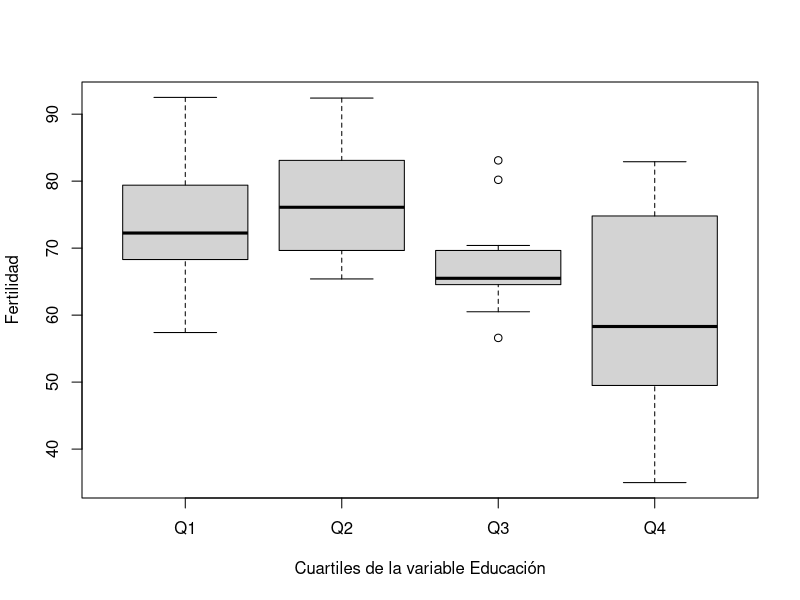
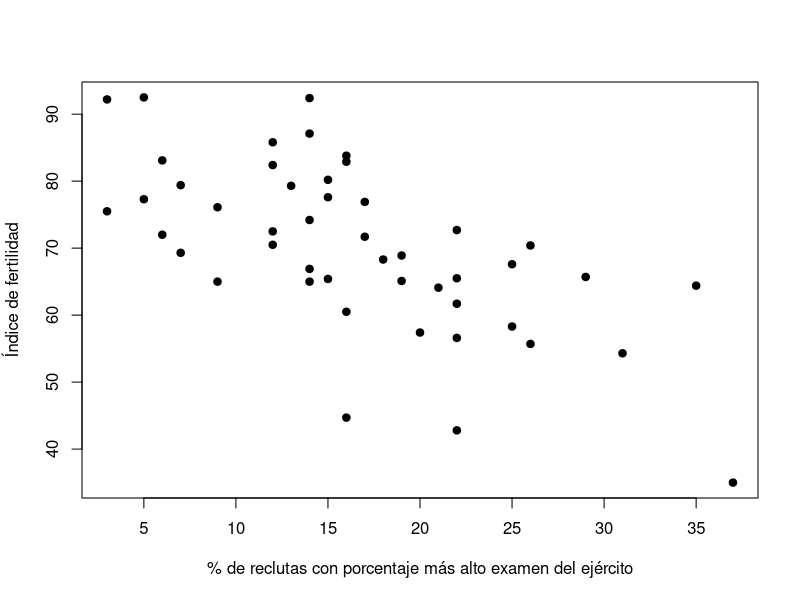

These figures' R source, in order:
## ---- chunk 1
minutos=c("0<10","10<20","20<30","30<40","40<50","50<60")
num.vuelos=c(30,25,13,6,5,4)
minutos.left=seq(from=0,to=50,by=10)
minutos.right=minutos.left+10
minutos.pm = (minutos.left+minutos.right)/2
tabla=rbind(minutos,num.vuelos)
tabla=as.data.frame(tabla)
colnames(tabla)=c()
rownames(tabla)=c("Minutos de retraso","Número de vuelos")
library(knitr)
library(kableExtra)
knitr::kable(tabla,escape=FALSE)  %>%
  kable_styling(position = "center")
## ---- chunk 2
tabla2=data.frame(minutos,num.vuelos,minutos.pm,num.vuelos*minutos.pm)
names(tabla2)=c("Minutos de retraso","Frecuencia $f_i$ (número de vuelos)","Valores centrales $m_i$","$f_i\\cdot m_i$")
rownames(tabla2)=c()
sumas.tabla2=c("",sum(num.vuelos),"",sum(minutos.pm*num.vuelos))
tabla2=rbind(tabla2,sumas.tabla2)
tabla2[7,1]="Sumas"
knitr::kable(tabla2,align='crr',escape=FALSE)  %>%
  kable_styling(position = "center") %>% 
row_spec(7,bold="TRUE",color="red")
## ---- chunk 3
options(scipen=999)
media.retraso=sum(minutos.pm*num.vuelos)/sum(num.vuelos)
tabla3=data.frame(minutos,num.vuelos,minutos.pm,num.vuelos*minutos.pm,round(minutos.pm-media.retraso,3),round(minutos.pm-media.retraso,3)^2,round((minutos.pm-media.retraso)^2*num.vuelos,3))
names(tabla3)=c("Minutos","$f_i$","$m_i$","$f_i\\cdot m_i$","$m_i-\\overline{x}$","$(m_i-\\overline{x})^2$","$f_i\\cdot (m_i-\\overline{x})^2$")
rownames(tabla3)=c()
sumas.tabla3=c("",sum(num.vuelos),"",sum(minutos.pm*num.vuelos),"","",round(sum(num.vuelos*(minutos.pm-media.retraso)^2),3))
tabla3=rbind(tabla3,sumas.tabla3)
tabla3[7,1]="Sumas"
knitr::kable(tabla3,align='crrrrrr',escape=FALSE)  %>%
  kable_styling(position = "center") %>% 
row_spec(7,bold="TRUE",color="red")
## ---- chunk 4
poblaciones=matrix(c(1, 2, 3, 4, 5, 6, 7, 8, 1, 1, 1, 1, 8, 8, 8, 8,1, 1, 4, 4, 5, 5, 8, 8, -6, -3, 0, 3, 6, 9, 12, 15),nrow=4,byrow=TRUE)
## ---- chunk 5
valores=poblaciones[1,]
tabla4=cbind(valores,valores-mean(poblaciones[1,]),(valores-mean(poblaciones[1,]))^2)
colnames(tabla4)=c("$x_i$","$x_i-4.5$","$(x_i-4.5)^2$")
sumas.tabla4=c("","",sum((poblaciones[1,]-mean(poblaciones[1,]))^2))
tabla4=rbind(tabla4,sumas.tabla4)
rownames(tabla4)=c()
tabla4[9,1]="Sumas"
knitr::kable(tabla4,align='crr',escape=FALSE)  %>%
  kable_styling(position = "center") %>% 
row_spec(9,bold="TRUE",color="red")
## ---- chunk 6
valores=poblaciones[2,]
tabla4=cbind(valores,valores-mean(poblaciones[2,]),(valores-mean(poblaciones[2,]))^2)
colnames(tabla4)=c("$x_i$","$x_i-4.5$","$(x_i-4.5)^2$")
sumas.tabla4=c("","",sum((poblaciones[2,]-mean(poblaciones[2,]))^2))
tabla4=rbind(tabla4,sumas.tabla4)
rownames(tabla4)=c()
tabla4[9,1]="Sumas"
knitr::kable(tabla4,align='crr',escape=FALSE)  %>%
  kable_styling(position = "center") %>% 
row_spec(9,bold="TRUE",color="red")
## ---- chunk 7
valores=poblaciones[3,]
tabla4=cbind(valores,valores-mean(poblaciones[3,]),(valores-mean(poblaciones[3,]))^2)
colnames(tabla4)=c("$x_i$","$x_i-4.5$","$(x_i-4.5)^2$")
sumas.tabla4=c("","",sum((poblaciones[3,]-mean(poblaciones[3,]))^2))
tabla4=rbind(tabla4,sumas.tabla4)
rownames(tabla4)=c()
tabla4[9,1]="Sumas"
knitr::kable(tabla4,align='crr',escape=FALSE)  %>%
  kable_styling(position = "center") %>% 
row_spec(9,bold="TRUE",color="red")
## ---- chunk 8
valores=poblaciones[4,]
tabla4=cbind(valores,valores-mean(poblaciones[4,]),(valores-mean(poblaciones[4,]))^2)
colnames(tabla4)=c("$x_i$","$x_i-4.5$","$(x_i-4.5)^2$")
sumas.tabla4=c("","",sum((poblaciones[4,]-mean(poblaciones[4,]))^2))
tabla4=rbind(tabla4,sumas.tabla4)
rownames(tabla4)=c()
tabla4[9,1]="Sumas"
knitr::kable(tabla4,align='crr',escape=FALSE)  %>%
  kable_styling(position = "center") %>% 
row_spec(9,bold="TRUE",color="red")
## ---- chunk 9
set.seed(2020)
tiempos=round(rnorm(50,25,5),2)
tabla=matrix(tiempos,nrow=5)
tabla=as.data.frame(tabla)
rownames(tabla)=c()
colnames(tabla)=c()
knitr::kable(tabla,escape=FALSE)  %>%
  kable_styling(position = "center")
## ---- chunk 10
tiempos.ordenados=sort(tiempos)
tabla2=matrix(tiempos.ordenados,nrow=5,byrow=TRUE)
tabla2=as.data.frame(tabla2)
rownames(tabla2)=c()
colnames(tabla2)=c()
knitr::kable(tabla2,escape=FALSE)  %>%
  kable_styling(position = "center")
## ---- chunk 11
tabla=swiss
colnames(tabla)=c("Fertilidad","Agricultura","Examen","Educación","Católicos","Mortalidad infantil")
knitr::kable(tabla,escape=FALSE)  %>%
  kable_styling(position = "center")
## ---- chunk 12
valores.educacion=swiss$Education
tabla = as.data.frame(table(valores.educacion))
rownames(tabla)=c()
names(tabla)=c("Educación","Frecuencia $f_i$")
knitr::kable(tabla,align='rc',escape=FALSE)  %>%
  kable_styling(position = "center")
## ---- chunk 13
xi=sort(unique(valores.educacion))
fi=tabla[,2]
tabla2=data.frame(xi,fi,xi*fi)
names(tabla2)=c("Valores educación $x_i$","$f_i$","$f_i\\cdot x_i$")
rownames(tabla2)=c()
sumas.tabla2=c("",sum(fi),sum(xi*fi))
tabla2=rbind(tabla2,sumas.tabla2)
tabla2[20,1]="Sumas"
knitr::kable(tabla2,align='crr',escape=FALSE)  %>%
  kable_styling(position = "center") %>% 
row_spec(20,bold="TRUE",color="red")
## ---- chunk 14
xi=sort(unique(valores.educacion))
fi=tabla[,2]
mitjana=sum(xi*fi)/sum(fi)
tabla3=data.frame(xi,fi,xi*fi,round(xi-mitjana,3),round((xi-mitjana)^2,3),round(fi*(xi-mitjana)^2,3))
names(tabla3)=c("Valores educación $x_i$","$f_i$","$f_i\\cdot x_i$","$x_i-\\overline{x}$","$(x_i-\\overline{x})^2$","$f_i\\cdot (x_i-\\overline{x})^2$")
rownames(tabla3)=c()
sumas.tabla3=c("",sum(fi),sum(xi*fi),"","",round(sum(fi*(xi-mitjana)^2),3))
tabla3=rbind(tabla3,sumas.tabla3)
tabla3[20,1]="Sumas"
knitr::kable(tabla3,align='crrrrr',escape=FALSE)  %>%
  kable_styling(position = "center") %>% 
row_spec(20,bold="TRUE",color="red")
## ---- chunk 15
educacion.ordenados=sort(swiss$Education)
fila1=educacion.ordenados[1:20]
fila2=educacion.ordenados[21:40]
fila3=c(educacion.ordenados[41:47],rep("",20-7))
tabla8=rbind(fila1,fila2,fila3)
tabla8=as.data.frame(tabla8)
colnames(tabla8)=c()
rownames(tabla8)=c()
tabla8[,12]=cell_spec(tabla8[,12],color=ifelse(tabla8[,12] ==6,"red","black"))
tabla8[,4]=cell_spec(tabla8[,4],color=ifelse(tabla8[,4] ==8,"green","black"))
tabla8[,16]=cell_spec(tabla8[,16],color=ifelse(tabla8[,16] ==12,"magenta","black"))
knitr::kable(tabla8,align='rrrrrrrrrrrrrrrrrrrrrrrr',escape=FALSE)  %>%
  kable_styling(position = "center")
## ---- chunk 16
cuartil1=quantile(swiss$Education,0.25)
cuartil2=quantile(swiss$Education,0.5)
cuartil3=quantile(swiss$Education,0.75)
Educacion.agrupada=ifelse(swiss$Education <=cuartil1,"Q1",ifelse(swiss$Education <= cuartil2, "Q2",ifelse(swiss$Education <= cuartil3,"Q3","Q4")))
Educacion.agrupada = as.factor(Educacion.agrupada)
tabla9=data.frame(swiss$Education,swiss$Fertility,Educacion.agrupada)
rownames(tabla9)=rownames(swiss)
colnames(tabla9)=c("Educación","Fertilidad","Cuartil respecto educación")
knitr::kable(tabla9,align='rrr',escape=FALSE)  %>%
  kable_styling(position = "center")
## ---- chunk 17
boxplot(tabla9$Fertilidad ~ tabla9$`Cuartil respecto educación`,xlab="Cuartiles de la variable Educación",ylab="Fertilidad")
## ---- chunk 18
plot(swiss$Examination,swiss$Fertility,xlab="% de reclutas con porcentaje más alto examen del ejército",ylab="Índice de fertilidad",pch=19)

## ---- chunk 19
X=swiss$Examination
Y=swiss$Fertility
difX=X-mean(X)
difY=Y-mean(Y)
difX2=(X-mean(X))^2
difY2=(Y-mean(Y))^2
prodDifs=difX*difY
tabla11=data.frame(X,Y,difX,difX2,difY,difY2,prodDifs)
tabla10=data.frame(X,Y,round(difX,3),round(difX2,3),round(difY,3),round(difY2,3),round(prodDifs,3))
sumes=apply(tabla11,2,sum)
tabla10=rbind(tabla10,round(sumes,3))
knitr::kable(tabla10,col.names=c("$X$","$Y$","$X_i-\\overline{X}$","$(X_i-\\overline{X})^2$","$Y_i-\\overline{Y}$","$(Y_i-\\overline{Y})^2$","$(X_i-\\overline{X})(Y_i-\\overline{Y})$"),escape=FALSE) %>% 
row_spec(48,bold="TRUE",color="red")
nn=length(X)
